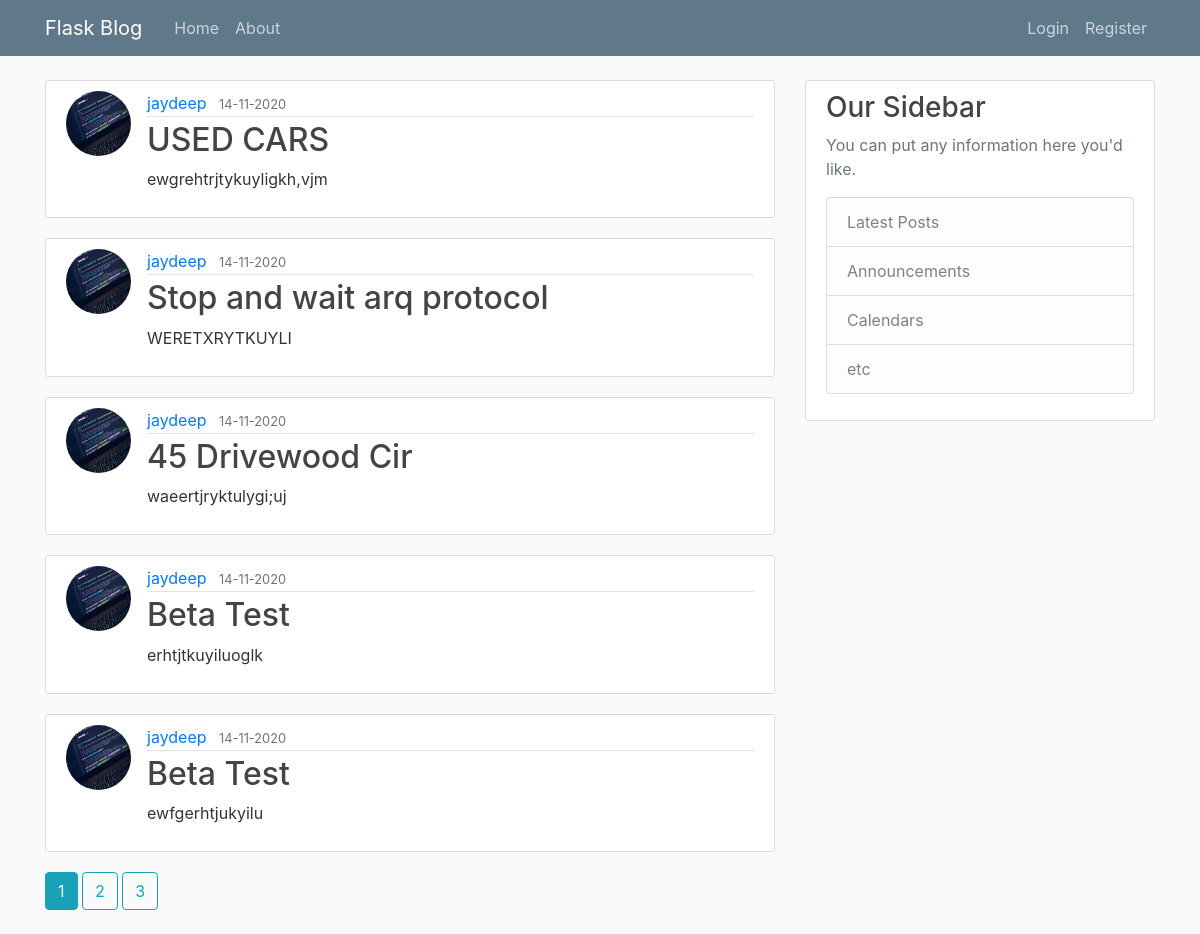
The page /home on the database its author committed.
### flaskblog/models.py (models this page shows, shortened)
class Post(db.Model):
    id = db.Column(db.Integer, primary_key = True)
    title = db.Column(db.String(100), nullable=False)
    date_posted = db.Column(db.DateTime, nullable=False, default = datetime.utcnow)
    content = db.Column(db.Text, nullable=False)
    user_id = db.Column(db.Integer, db.ForeignKey('user.id'), nullable=False)

class User(db.Model, UserMixin):
    id = db.Column(db.Integer, primary_key = True)
    username = db.Column(db.String(20), unique=True, nullable=False)
    email = db.Column(db.String(120), unique=True, nullable=False)
    image_file = db.Column(db.String(120), nullable=False, default='default.jpg')
    password = db.Column(db.String(60), nullable=False)
    posts = db.relationship('Post', backref="author", lazy= True)

### flaskblog/routes.py (the view)
@app.route('/')
@app.route('/home')
def home():
    page = request.args.get('page', 1, type=int)
    posts = Post.query.order_by(Post.date_posted.desc()).paginate(page = page, per_page = 5)
    return render_template('home.html', posts = posts)

### flaskblog/templates/home.html
{%extends "layout.html"%}
{%block content%}
{%for post in posts.items%}
<article class="media content-section">
    <img src="{{url_for('static', filename='profile_pics/'+post.author.image_file)}}" alt="" class="rounded-circle article-img">
    <div class="media-body">
        <div class="article-metadata">
            <a class="mr-2" href="{{url_for('user_post', username=post.author.username)}}">{{ post.author.username }}</a>
            <small class="text-muted">{{ post.date_posted.strftime("%d-%m-%Y") }}</small>
        </div>
        <h2><a class="article-title" href="{{url_for('post', post_id=post.id)}}">{{ post.title }}</a></h2>
        <p class="article-content">{{ post.content }}</p>
    </div>
</article>
{%endfor%}
{%for page_num in posts.iter_pages(left_edge=1, right_edge=1, left_current=1, right_current=2)%}
    {%if page_num%}
        {%if posts.page == page_num%}
            <a class="btn btn-info mb-4" href="{{url_for('home', page = page_num)}}">{{page_num}}</a>
        {%else%}
            <a class="btn btn-outline-info mb-4" href="{{url_for('home', page = page_num)}}">{{page_num}}</a>
        {%endif%}
    {%else%}
        ...
    {%endif%}
 {%endfor%}
{%endblock%}

### flaskblog/templates/layout.html (shortened to what this page needs)
<!DOCTYPE html>
<html lang="en">
<head>
    <link rel="stylesheet" href="https://stackpath.bootstrapcdn.com/bootstrap/4.3.1/css/bootstrap.min.css"
>
    <link rel="stylesheet" href="{{url_for('static', filename='main.css')}}">
</head>
<body>
    <header class="site-header">
        <nav class="navbar navbar-expand-md navbar-dark bg-steel fixed-top">
            <div class="container">
                <a class="navbar-brand mr-4" href="/">Flask Blog</a>
                <div class="collapse navbar-collapse" id="navbarToggle">
                    <div class="navbar-nav mr-auto">
                        <a class="nav-item nav-link" href="{{url_for('home')}}">Home</a>
                        <a class="nav-item nav-link" href="{{url_for('about')}}">About</a>
                    </div>
                    <div class="navbar-nav">
                        {%if current_user.is_authenticated%}
                            <a class="nav-item nav-link" href="{{url_for('new_post')}}">New Post</a>
                            <a class="nav-item nav-link" href="{{url_for('account')}}">Account</a>
                            <a class="nav-item nav-link" href="{{url_for('logout')}}">Logout</a>
                        {%else%}
                            <a class="nav-item nav-link" href="{{url_for('login')}}">Login</a>
                            <a class="nav-item nav-link" href="{{url_for('register')}}">Register</a>
                        {%endif%}
                    </div>
                </div>
            </div>
        </nav>
    </header>
    <main role="main" class="container">
        <div class="row">
          <div class="col-md-8">
            {% block content %}{% endblock %}
          </div>
          <div class="col-md-4">
            <div class="content-section">
              <h3>Our Sidebar</h3>
              <p class='text-muted'>You can put any information here you'd like.
                <ul class="list-group">
                  <li class="list-group-item list-group-item-light">Latest Posts</li>
                  <li class="list-group-item list-group-item-light">Announcements</li>
                  <li class="list-group-item list-group-item-light">Calendars</li>
                  <li class="list-group-item list-group-item-light">etc</li>
                </ul>
              </p>
            </div>
          </div>
        </div>
      </main>
</body>
</html>

### flaskblog/static/main.css (style rules this page uses)
body { background: #fafafa; color: #333333; margin-top: 5rem; }
h1, h2, h3, h4, h5, h6 { color: #444444; }
.bg-steel { background-color: #5f788a; }
.site-header .navbar-nav .nav-link { color: #cbd5db; }
.content-section { background: #ffffff; padding: 10px 20px; border: 1px solid #dddddd; border-radius: 3px; margin-bottom: 20px; }
.article-title { color: #444444; }
.article-content { white-space: pre-line; }
.article-img { height: 65px; width: 65px; margin-right: 16px; }
.article-metadata { padding-bottom: 1px; margin-bottom: 4px; border-bottom: 1px solid #e3e3e3 }

### rows shown on the page
Post: image_file (picture), author.username "jaydeep", date_posted "14-11-2020", title "USED CARS", content "ewgrehtrjtykuyligkh,vjm"
Post: image_file (picture), author.username "jaydeep", date_posted "14-11-2020", title "Stop and wait arq protocol", content "WERETXRYTKUYLI"
Post: image_file (picture), author.username "jaydeep", date_posted "14-11-2020", title "45 Drivewood Cir", content "waeertjryktulygi;uj"
Post: image_file (picture), author.username "jaydeep", date_posted "14-11-2020", title "Beta Test", content "erhtjtkuyiluoglk"
Post: image_file (picture), author.username "jaydeep", date_posted "14-11-2020", title "Beta Test", content "ewfgerhtjukyilu"

### other values the page prints
{{ page_num }} "1"
{{ page_num }} "2" "3"
